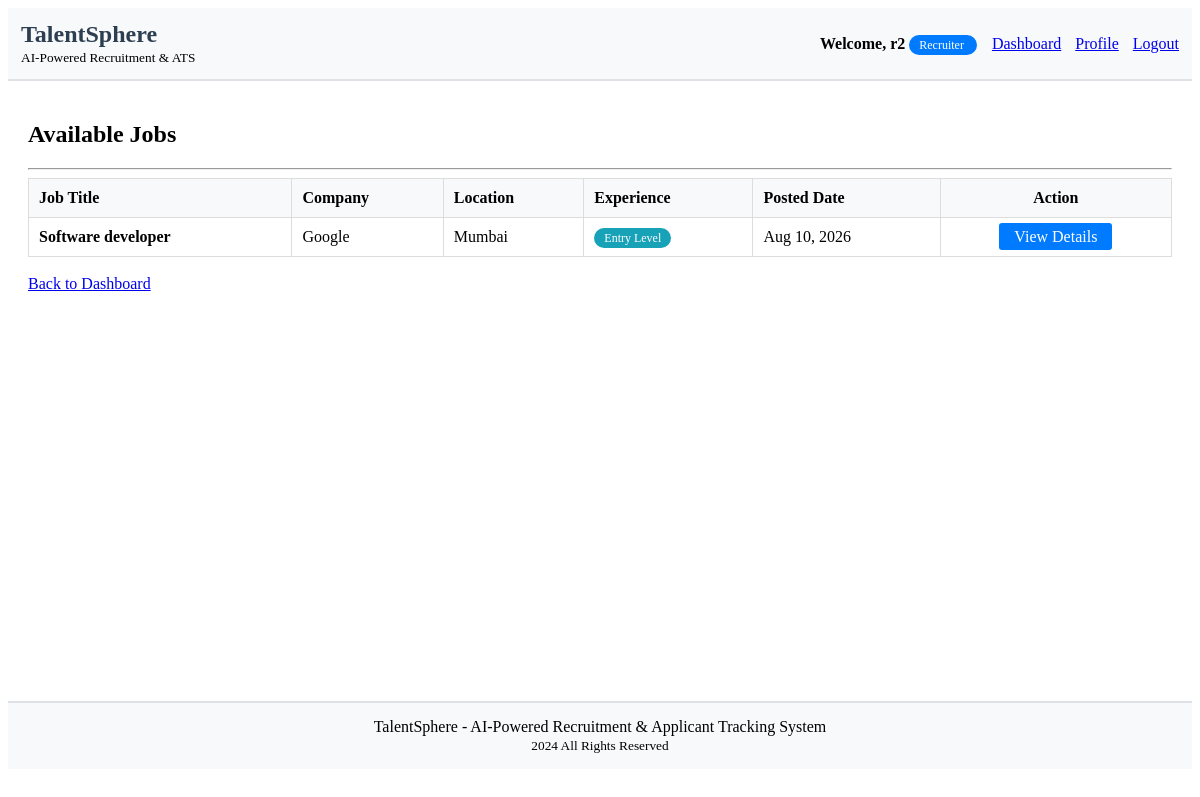
The app's page /accounts/jobs/ (signed in), older data.
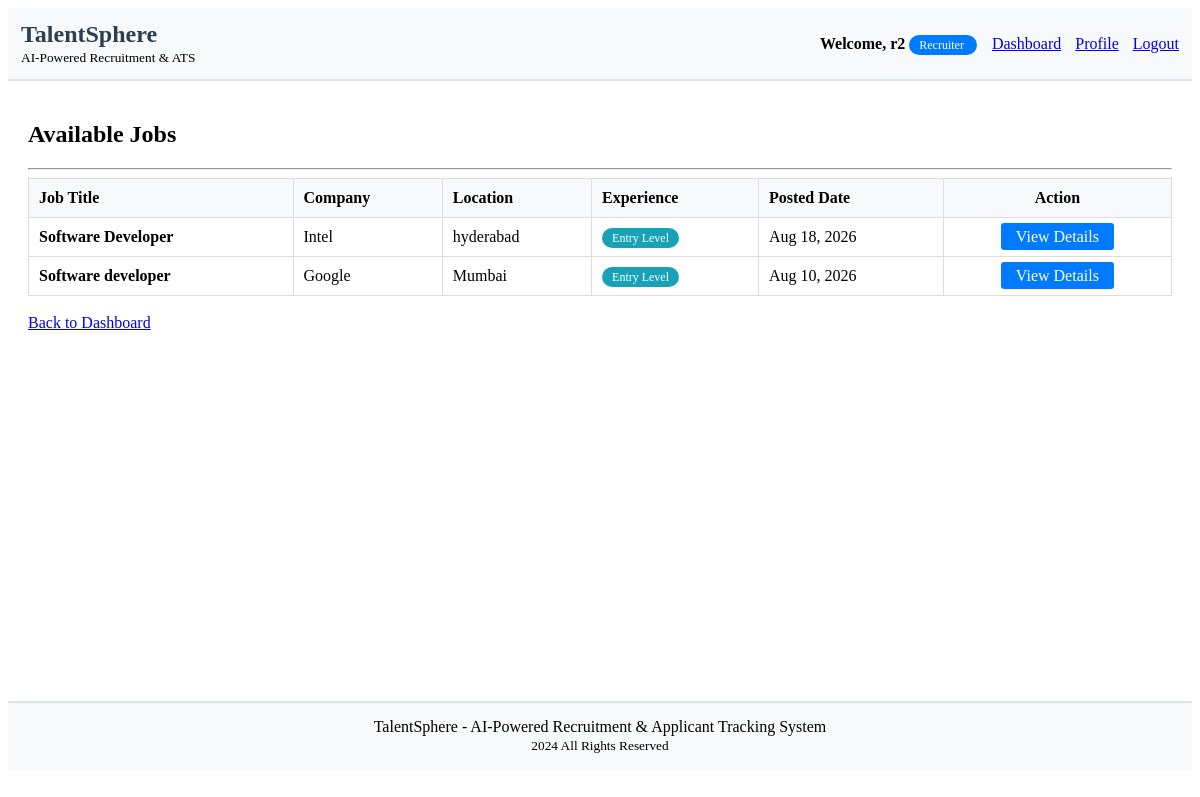
The same page, newer data.
### accounts/models.py (models this page shows, shortened)
class Job(models.Model):
    JOB_STATUS = (
        ('active', 'Active'),
        ('closed', 'Closed'),
        ('draft', 'Draft'),
    )
    EXPERIENCE_LEVELS = (
        ('entry', 'Entry Level'),
        ('mid', 'Mid Level'),
        ('senior', 'Senior Level'),
        ('lead', 'Lead'),
        ('executive', 'Executive'),
    )
    title = models.CharField(max_length=200)
    company = models.CharField(max_length=100)
    location = models.CharField(max_length=200)
    description = models.TextField()
    requirements = models.TextField()
    required_skills = models.TextField(blank=True, null=True, help_text="Comma separated skills")
    experience_level = models.CharField(max_length=20, choices=EXPERIENCE_LEVELS, default='mid')
    salary_min = models.DecimalField(max_digits=10, decimal_places=2, null=True, blank=True)
    salary_max = models.DecimalField(max_digits=10, decimal_places=2, null=True, blank=True)
    status = models.CharField(max_length=20, choices=JOB_STATUS, default='active')
    created_by = models.ForeignKey(User, on_delete=models.CASCADE, related_name='jobs')
    created_at = models.DateTimeField(auto_now_add=True)
    updated_at = models.DateTimeField(auto_now=True)
    class Meta:
        ordering = ['-created_at']

### accounts/views.py (the view)
# urls.py: path('jobs/', views.view_jobs, name='view_jobs'),
@login_required
def view_jobs(request):
    jobs = Job.objects.filter(status='active')
    return render(request, 'accounts/view_jobs.html', {'jobs': jobs})

### accounts/templates/accounts/view_jobs.html (shortened to what this page needs)
{% extends 'accounts/base.html' %}
{% block content %}
    <h2>Available Jobs</h2>
    <hr>
    {% if jobs %}
        <table width="100%" style="border-collapse: collapse; border: 1px solid #ddd;">
            <thead style="background-color: #f8f9fa;">
                <tr>
                    <th style="border: 1px solid #ddd; padding: 10px; text-align: left;">Job Title</th>
                    <th style="border: 1px solid #ddd; padding: 10px; text-align: left;">Company</th>
                    <th style="border: 1px solid #ddd; padding: 10px; text-align: left;">Location</th>
                    <th style="border: 1px solid #ddd; padding: 10px; text-align: left;">Experience</th>
                    <th style="border: 1px solid #ddd; padding: 10px; text-align: left;">Posted Date</th>
                    <th style="border: 1px solid #ddd; padding: 10px; text-align: center;">Action</th>
                </tr>
            </thead>
            <tbody>
                {% for job in jobs %}
                <tr>
                    <td style="border: 1px solid #ddd; padding: 10px;">
                        <strong>{{ job.title }}</strong>
                    </td>
                    <td style="border: 1px solid #ddd; padding: 10px;">{{ job.company }}</td>
                    <td style="border: 1px solid #ddd; padding: 10px;">{{ job.location }}</td>
                    <td style="border: 1px solid #ddd; padding: 10px;">
                        <span style="background-color: #17a2b8; color: white; padding: 3px 10px; border-radius: 12px; font-size: 12px;">
                            {{ job.get_experience_level_display }}
                        </span>
                    </td>
                    <td style="border: 1px solid #ddd; padding: 10px;">{{ job.created_at|date:"M d, Y" }}</td>
                    <td style="border: 1px solid #ddd; padding: 10px; text-align: center;">
                        <a href="{% url 'job_detail' job.id %}" style="background-color: #007bff; color: white; padding: 5px 15px; text-decoration: none; border-radius: 3px;">
                            View Details
                        </a>
                    </td>
                </tr>
                {% endfor %}
            </tbody>
        </table>
    {% else %}
        <p style="text-align: center; padding: 40px; color: #6c757d; font-size: 18px;">
            No jobs available at the moment. Please check back later.
        </p>
    {% endif %}
    <br>
    <a href="{% url 'dashboard' %}">Back to Dashboard</a>
{% endblock %}

Row changes from the older to the newer data that the page shows:
added Job: title "Software Developer", company "Intel", location "hyderabad", experience_level "Entry Level", created_at "Aug 18, 2026"
